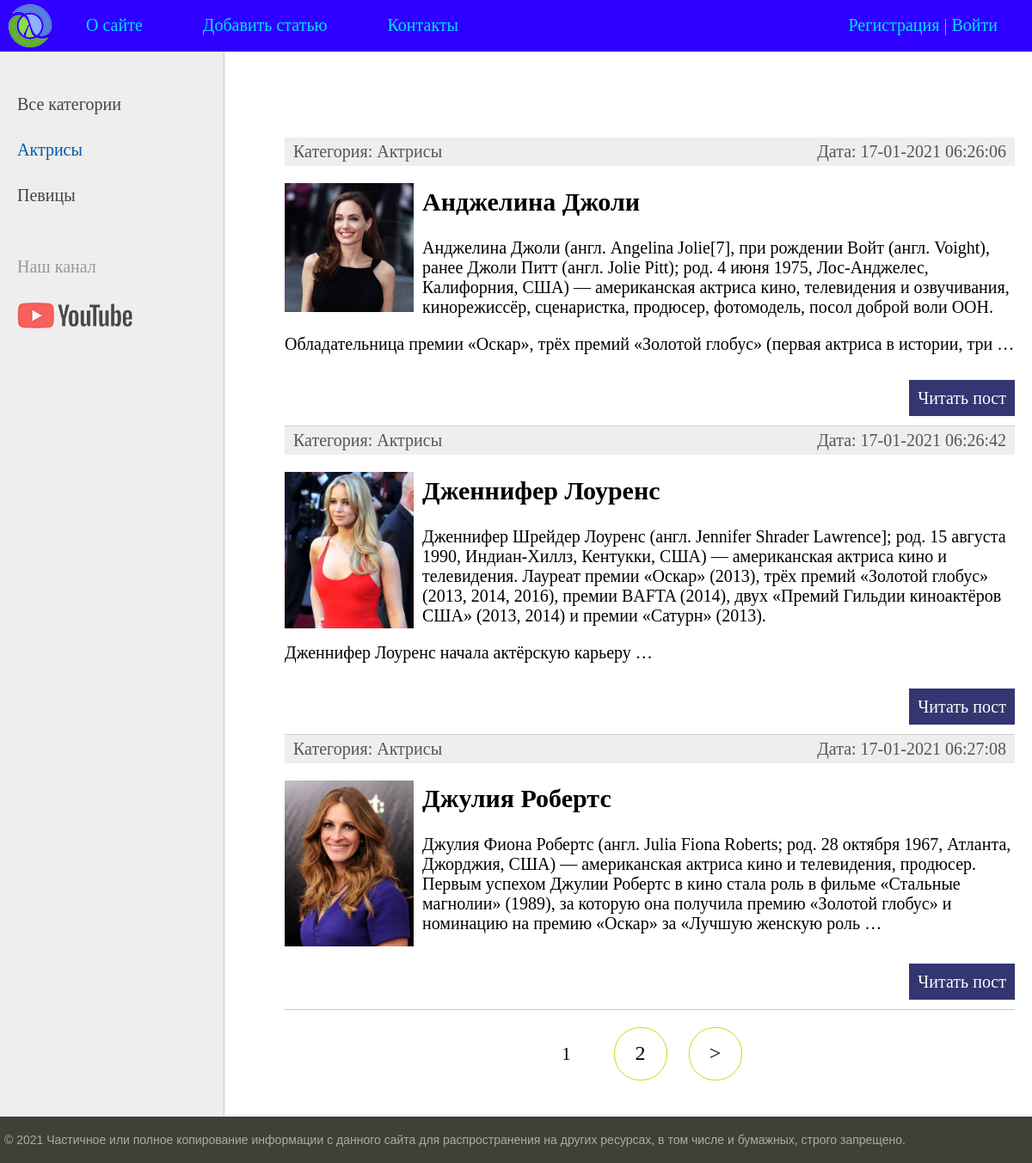
Screenshot of /category/aktrisy with the database file from the repository.
### women/models.py (models this page shows, shortened)
class Category(models.Model):
    name = models.CharField(max_length=100, db_index=True, verbose_name='Имя категории')
    slug = models.SlugField(max_length=255, unique=True, db_index=True, verbose_name='URL')
    class Meta:
        verbose_name = 'Категорию'
        verbose_name_plural = 'Категории'
        ordering = ['id']
    def __str__(self):
        return self.name
    def get_absolute_url(self):
        return reverse('category', kwargs={'cat_slug':self.slug})

class Women(models.Model):
    title = models.CharField(max_length=255, verbose_name='Заголовок')
    slug = models.SlugField(max_length=255, unique=True, db_index=True, verbose_name='URL')
    content = models.TextField(blank=True, verbose_name='Контент')
    photo = models.ImageField(upload_to='photos/%Y/%m/%d', verbose_name='Фото')
    time_create = models.DateTimeField(auto_now_add=True, verbose_name='Время создания')
    time_update = models.DateTimeField(auto_now=True, verbose_name='Время редактирования')
    is_published = models.BooleanField(default=True, verbose_name='Публикация')
    cat = models.ForeignKey('Category', on_delete=models.PROTECT, verbose_name='Категория')
    def get_absolute_url(self):
        return reverse('post', kwargs={'post_slug':self.slug})
    class Meta:
        verbose_name = 'Известные женщины'
        verbose_name_plural = 'Известные женщины'
        ordering = ['id']

### women/views.py (the view)
# urls.py: path('category/<slug:cat_slug>', WomenCategory.as_view(), name='category')
class WomenCategory(DataMixin, ListView):
    model = Women
    template_name: str = 'women/index.html'
    context_object_name: str = 'posts'
    allow_empty: bool = False
    def get_context_data(self, *, object_list=None, **kwargs):
        context = super().get_context_data(**kwargs)
        c = Category.objects.get(slug=self.kwargs['cat_slug'])
        c_def = self.get_user_context(title='Категория - ' + str(c.name), cat_selected=c.pk)
        return dict(list(context.items())+list(c_def.items()))
    def get_queryset(self):
        return Women.objects.filter(cat__slug=self.kwargs['cat_slug'], is_published=True).select_related('cat')

### women/templatetags/women_tags.py (called while the page is built)
@register.inclusion_tag('women/list_categories.html')
def show_categories(sort=None, cat_selected=0):
    if not sort:
        cats = Category.objects.all()
    else:
        cats = Category.objects.order_by(sort)
    return {'cats': cats, 'cat_selected': cat_selected}

@register.simple_tag()
def get_mainmenu():
    return menu

### women/utils.py (called while the page is built)
    def get_user_context(self, **kwargs):
        context = kwargs
        cats = Category.objects.all()
        user_menu = menu.copy()
        if not self.request.user.is_authenticated:
            user_menu.pop(1)
        context['menu'] = user_menu
        context['cats'] = cats
        if 'cat_selected' not in context:
            context['cat_selected'] = 0
        return context

### women/templates/women/index.html (shortened to what this page needs)
{% extends 'women/base.html' %}
{% block content %}
<ul class="list-articles">
	{% for p in posts %}
	<li>
		<div class="article-panel">
			<p class="first">
				Категория: {{p.cat}}
			</p>
			<p class="last">
				Дата: {{p.time_update|date:'d-m-Y H:i:s'}}
			</p>
		</div>
		{% if p.photo %}
			<p><img class="img-article-left thumb" src="{{p.photo.url}}" alt=""
				height="20" width="{% widthratio 100 200 300 %}"></p>
		{% endif %}
		<h2>
			{{p.title}}
		</h2>
		{%autoescape on %}
		{{p.content|linebreaks|truncatewords:50}}
		{% endautoescape %}
		<p class="link-read-post">
			<a href="{{ p.get_absolute_url }}">
				Читать пост
			</a>
		</p>
	</li>
	{% endfor %}
</ul>
{% endblock %}

### women/templates/women/list_categories.html
{% for c in cats %}
	{% if c.pk == cat_selected %}
		<li class="selected">
            {{c.name}}
        </li>
	{% else %}
		<li>
            <a href="{{ c.get_absolute_url }}">
                {{c.name}}
            </a>
        </li>
	{% endif %}
{% endfor %}

### women/static/women/css/styles.css (style rules this page uses)
html, body { font-family: 'Copperplate'; margin: 0; padding: 0; height: 100%; width: 100%; color: #444; }
a { color: #0059b2; text-decoration: none; }
img { max-width: 600px; height: auto; }
img.img-article-left { max-width: 300px; height: auto; float: left; padding: 0 10px 10px 0; }
img.img-article-left.thumb { max-width: 150px; height: auto; }
p.link-read-post { text-align: right; }
p.link-read-post a { padding: 10px; min-width: 100px; background: #333671; color: #fff; text-decoration: none; }
div.article-panel { background: #eee; padding: 5px 10px 5px 10px; box-sizing: border-box; overflow: hidden; color: #555; }
div.article-panel p.first { margin: 0; float: left; }
div.article-panel p.last { margin: 0; float: right; }
ul.list-articles { list-style: none; margin: 0; padding: 0; }
ul.list-articles li { border-bottom: 1px solid #ccc; }
.left-chapters ul li { margin: 30px 0 0 0; color: #999; }
.left-chapters ul li.selected { color: #0059b2; }
.left-chapters ul li a { color: #444; text-decoration: none; }

### rows the page displays
Category: name "Актрисы"
Category: name "Певицы"
Women: cat "Актрисы", time_update "17-01-2021 06:26:06", photo (picture), title "Анджелина Джоли", content "Анджелина Джоли (англ. Angelina Jolie[7], при рождении Войт (англ. Voight), ранее Джоли Питт (англ. Jolie Pitt); род. 4 июня 1975, Лос-Анджелес, Калифорния, США) — американская актриса кино, телевидения и озвучивания, кинорежиссёр, сценаристка, продюсер, фотомодель, посол доброй воли ООН. Обладательница премии «Оскар», трёх премий «Золотой глобус» (первая актриса в истории, три …"
Women: cat "Актрисы", time_update "17-01-2021 06:26:42", photo (picture), title "Дженнифер Лоуренс", content "Дженнифер Шрейдер Лоуренс (англ. Jennifer Shrader Lawrence]; род. 15 августа 1990, Индиан-Хиллз, Кентукки, США) — американская актриса кино и телевидения. Лауреат премии «Оскар» (2013), трёх премий «Золотой глобус» (2013, 2014, 2016), премии BAFTA (2014), двух «Премий Гильдии киноактёров США» (2013, 2014) и премии «Сатурн» (2013). Дженнифер Лоуренс начала актёрскую карьеру …"
Women: cat "Актрисы", time_update "17-01-2021 06:27:08", photo (picture), title "Джулия Робертс", content "Джулия Фиона Робертс (англ. Julia Fiona Roberts; род. 28 октября 1967, Атланта, Джорджия, США) — американская актриса кино и телевидения, продюсер. Первым успехом Джулии Робертс в кино стала роль в фильме «Стальные магнолии» (1989), за которую она получила премию «Золотой глобус» и номинацию на премию «Оскар» за «Лучшую женскую роль …"

### other values shown
{{ m.title }} "О сайте" "Добавить статью" "Контакты"
{{ p }} "1"
{{ p }} "2"
